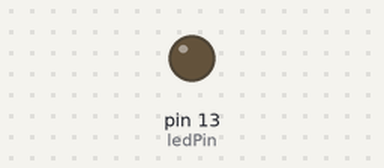
Bench run of a sketch on a simulated Arduino Uno, built with avr-gcc and run on an emulated ATmega328P. Parts: output pins drawn as LEDs (lit = HIGH).

Above: at 1.0 s.
At 45.4 s:
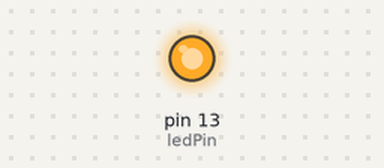
Timing chart, 0 to 47.3 s (numbered marks = the images above):
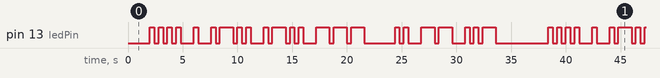

The sketch:

Morse_Code.ino
```cpp
const int ledPin =  LED_BUILTIN;
const int DURATION = 400; //duration unit that the led is off/on

//start with LED off
void dot() {
  digitalWrite(ledPin, 1);
  delay(DURATION);
  digitalWrite(ledPin, 0);
}

//start with LED off
void dash() {
  digitalWrite(ledPin, 1);
  delay(DURATION*3);
  digitalWrite(ledPin, 0);
}

void gapElement() {
  delay(DURATION); //gap between dot/dash within same letter
}

void gapLetters() {
  delay(DURATION*3); //gap between letters
}

void gapWords() {
  delay(DURATION*7); //gap between words
}

void setup() {
  // put your setup code here, to run once:
  pinMode(ledPin, OUTPUT);
  digitalWrite(ledPin, 0);
}

void loop() {
  // put your main code here, to run repeatedly:
  delay(2000);
  //H
  dot();
  gapElement();
  dot();
  gapElement();
  dot();
  gapElement();
  dot();
  gapLetters();

  //E
  dot();
  gapLetters();

  //L
  dot();
  gapElement();
  dash();
  gapElement();
  dot();
  gapElement();
  dot();
  gapLetters();

  //L
  dot();
  gapElement();
  dash();
  gapElement();
  dot();
  gapElement();
  dot();
  gapLetters();

  //O
  dash();
  gapElement();
  dash();
  gapElement();
  dash();
  gapWords();
  // space between words

  //I
  dot();
  gapElement();
  dot();
  gapLetters();

  //M
  dash();
  gapElement();
  dash();
  gapLetters();

  //U
  dot();
  gapElement();
  dot();
  gapElement();
  dash();
  gapWords();
}
```

Measured:
- by itself, pin 13 (ledPin): moves between LOW and HIGH, repeating every 36.4 s
- by itself, everything shown: repeats every 36.4 s, in 46 steps
